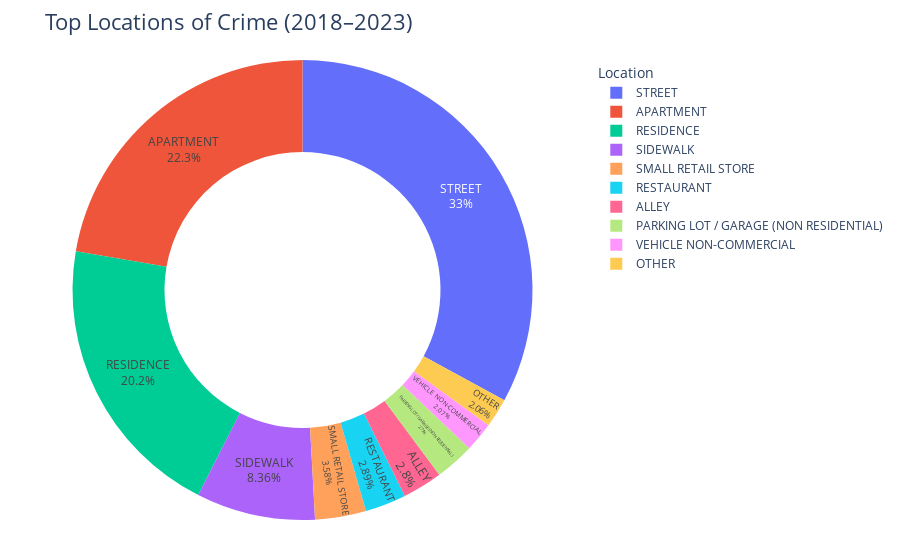

The cell this chart's notebook holds for it:
### Code cell
import pandas as pd
import plotly.express as px

# Load and filter the dataset
df = pd.read_csv('filtered_crimes.csv')

# Filter by year and drop unused columns
df = df[(df['Year'] >= 2018) & (df['Year'] <= 2023)]
df = df.drop(columns=['ID', 'Case Number'], errors='ignore')

# Drop missing values and convert 'Location Description' to string
df = df.dropna(subset=['Location Description'])
df['Location Description'] = df['Location Description'].astype(str)

# Count occurrences of each location
location_counts = df['Location Description'].value_counts().reset_index()
location_counts.columns = ['Location Description', 'Count']

# Optional: show only top N locations to reduce clutter
top_n = 10
location_counts = location_counts.head(top_n)

# Create donut chart
fig = px.pie(
    location_counts,
    values='Count',
    names='Location Description',
    title='Top Locations of Crime (2018–2023)',
    hole=0.6,
    color_discrete_sequence=[
        "#636EFA", "#EF553B", "#00CC96", "#AB63FA", "#FFA15A",
        "#19D3F3", "#FF6692", "#B6E880", "#FF97FF", "#FECB52"
    ]
)

# Improve layout
fig.update_traces(textposition='inside', textinfo='percent+label')
fig.update_layout(
    showlegend=True,
    legend_title_text='Location',
    title_font=dict(size=22),
    margin=dict(t=60, b=40, l=20, r=20)
)

# Show the plot
fig.show()

### Figure 1 — Plotly figure (JSON) as saved in the notebook; plotly's stock layout.template omitted (floating-point values rounded to 4 significant figures)
{"data": [{"domain": {"x": [0, 1], "y": [0, 1]}, "hole": 0.6, "hovertemplate": "Location Description=%{label}<br>Count=%{value}<extra></extra>", "labels": ["STREET", "APARTMENT", "RESIDENCE", "SIDEWALK", "SMALL RETAIL STORE", "RESTAURANT", "ALLEY", "PARKING LOT / GARAGE (NON RESIDENTIAL)", "VEHICLE NON-COMMERCIAL", "OTHER"], "legendgroup": "", "name": "", "showlegend": true, "textinfo": "percent+label", "textposition": "inside", "type": "pie", "values": [363535, 246053, 222948, 92207, 39522, 31853, 30889, 30597, 22858, 22727]}], "layout": {"legend": {"title": {"text": "Location"}, "tracegroupgap": 0}, "margin": {"b": 40, "l": 20, "r": 20, "t": 60}, "piecolorway": ["#636EFA", "#EF553B", "#00CC96", "#AB63FA", "#FFA15A", "#19D3F3", "#FF6692", "#B6E880", "#FF97FF", "#FECB52"], "showlegend": true, "title": {"font": {"size": 22}, "text": "Top Locations of Crime (2018–2023)"}}}
